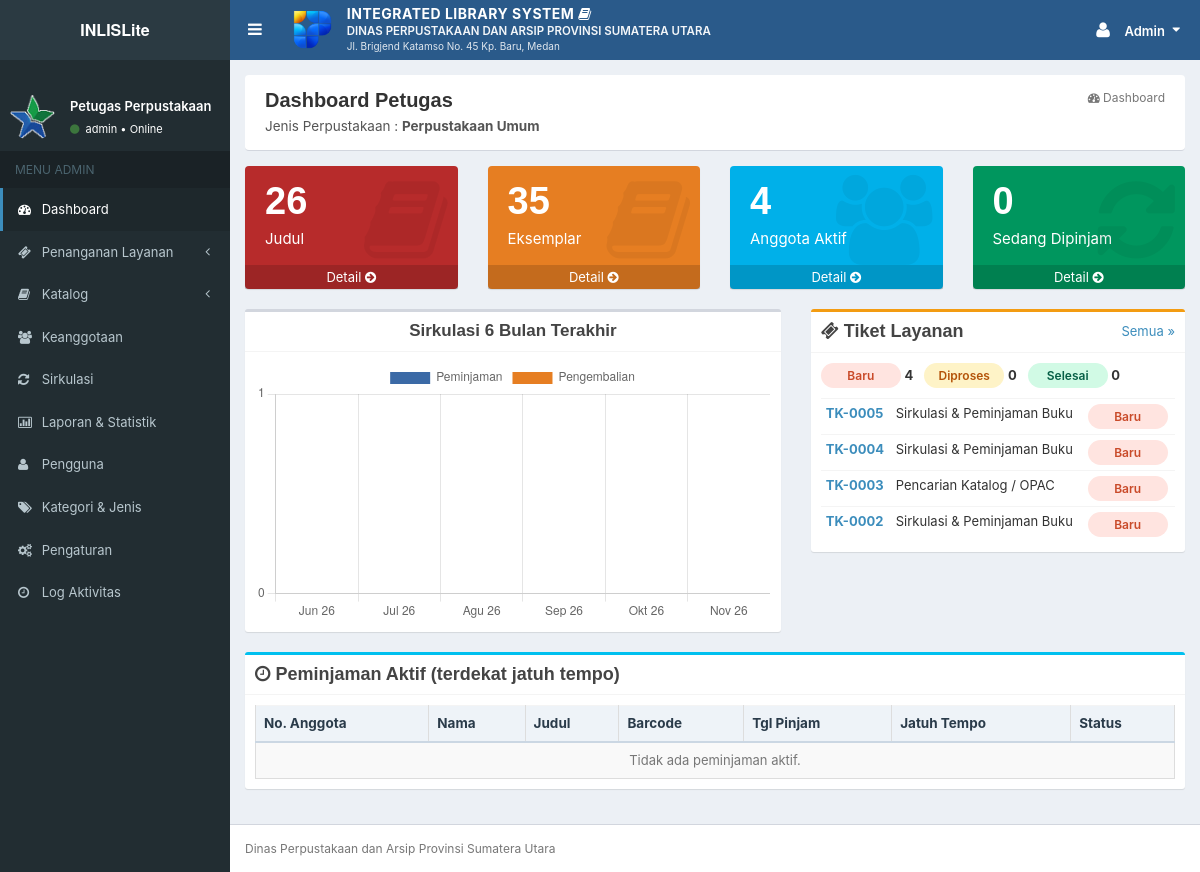
/admin/index.php (signed in), run on the app's committed database.
### tables this page shows
CREATE TABLE `users` (
  `id_user` int(10) UNSIGNED NOT NULL,
  `nama` varchar(100) NOT NULL,
  `username` varchar(50) NOT NULL,
  `email` varchar(100) DEFAULT NULL,
  `password` varchar(255) NOT NULL COMMENT 'hash bcrypt (password_hash)',
  `peran` enum('Admin','Pemustaka','Pimpinan') NOT NULL,
  `status` enum('Aktif','Nonaktif') NOT NULL DEFAULT 'Aktif',
  `last_login` datetime DEFAULT NULL,
  `created_at` datetime NOT NULL DEFAULT current_timestamp(),
  `updated_at` datetime NOT NULL DEFAULT current_timestamp() ON UPDATE current_timestamp()
);

CREATE TABLE `tiket_insiden` (
  `id_tiket` int(10) UNSIGNED NOT NULL,
  `nomor_tiket` varchar(20) NOT NULL,
  `id_pelapor` int(10) UNSIGNED NOT NULL,
  `id_admin` int(10) UNSIGNED DEFAULT NULL,
  `jenis` varchar(60) NOT NULL,
  `kategori` varchar(60) NOT NULL,
  `urgensi` enum('Rendah','Sedang','Tinggi') NOT NULL DEFAULT 'Rendah',
  `deskripsi` text NOT NULL,
  `kontak` varchar(100) DEFAULT NULL,
  `status` enum('Baru','Diproses','Selesai') NOT NULL DEFAULT 'Baru',
  `penanganan` text DEFAULT NULL COMMENT 'catatan penanganan / solusi',
  `tanggal_diproses` datetime DEFAULT NULL,
  `tanggal_selesai` datetime DEFAULT NULL,
  `rating` tinyint(3) UNSIGNED DEFAULT NULL COMMENT 'kepuasan pemustaka 1-5',
  `ulasan` varchar(255) DEFAULT NULL,
  `tanggal_dibuat` datetime NOT NULL DEFAULT current_timestamp(),
  `updated_at` datetime NOT NULL DEFAULT current_timestamp() ON UPDATE current_timestamp()
);

### admin/index.php (the view, shortened to what the rows shown need)
<?php
require dirname(__DIR__) . '/app/bootstrap.php';
require APP_ROOT . '/app/views/layout.php';
Auth::wajib(['Admin']);
$ring = PermintaanLayanan::ringkasStatus();
$terbaru = PermintaanLayanan::daftar(['urut_baru' => true], 5, 0);
$bulanData = Laporan::sirkulasi(date('Y-m-01', strtotime('-5 months')), date('Y-m-d', strtotime('first day of next month')));
$lb = array_map(fn($r) => Laporan::namaBulan($r['bulan']), $bulanData['per_bulan']);
$js = 'new Chart(document.getElementById("grafik"),{type:"bar",data:{labels:' . json_encode($lb) . ',datasets:['
    . '{label:"Peminjaman",data:' . json_encode(array_column($bulanData['per_bulan'], 'pinjam')) . ',backgroundColor:"#3b6aa6"},'
    . '{label:"Pengembalian",data:' . json_encode(array_column($bulanData['per_bulan'], 'kembali')) . ',backgroundColor:"#e67e22"}]},'
    . 'options:{responsive:true,maintainAspectRatio:false,scales:{y:{beginAtZero:true,ticks:{precision:0}}}}});';
tampil_header('Dashboard Petugas', 'dashboard', ['ikon' => 'dashboard', 'crumb' => 'Dashboard', 'sub' => 'Jenis Perpustakaan : <strong>Perpustakaan Umum</strong>']);
?>
<div class="row">
    <div class="col-md-5">
        <div class="box box-warning">
            <div class="box-body">
                <p><?= badge_status('Baru') ?> <b><?= $ring['baru'] ?></b> &nbsp; <?= badge_status('Diproses') ?> <b><?= $ring['diproses'] ?></b> &nbsp; <?= badge_status('Selesai') ?> <b><?= $ring['selesai'] ?></b></p>
                <table class="table table-condensed" style="margin:0">
                    <?php foreach ($terbaru as $t): ?>
                        <tr><td><a href="<?= e(url('admin/tiket_detail.php?id=' . (int)$t['id_tiket'])) ?>"><b><?= e($t['nomor_tiket']) ?></b></a></td>
                            <td><?= e($t['kategori']) ?></td><td><?= badge_status($t['status']) ?></td></tr>
                    <?php endforeach; ?>
                </table>
            </div>
        </div>
    </div>
</div>
<div class="box box-info">
    <div class="box-body table-responsive">
        <table class="table table-bordered table-striped">
            <thead><tr><th>No. Anggota</th><th>Nama</th><th>Judul</th><th>Barcode</th><th>Tgl Pinjam</th><th>Jatuh Tempo</th><th>Status</th></tr></thead>
        </table>
    </div>
</div>
<?php tampil_footer(['chart.min.js'], $js);

### app/views/layout.php (shortened to what the rows shown need)
<?php
function tampil_header(string $judul, string $aktif = '', array $opsi = []): void
{
    $u = Auth::user();
    $peran = $u['peran'] ?? 'Pemustaka';
    ?>
<!DOCTYPE html>
<html lang="id">
<head>
    <link href="<?= e(asset('css/bootstrap.css')) ?>" rel="stylesheet">
    <link href="<?= e(asset('css/font-awesome.min.css')) ?>" rel="stylesheet">
    <link href="<?= e(asset('css/AdminLTE.css')) ?>" rel="stylesheet">
    <link href="<?= e(asset('css/_all-skins.css')) ?>" rel="stylesheet">
    <link href="<?= e(asset('css/sweetalert.css')) ?>" rel="stylesheet">
    <link href="<?= e(asset('css/app.css')) ?>" rel="stylesheet">
</head>
<body class="skin-blue sidebar-mini">
<div class="wrapper">
    <header class="main-header no-print">
        <nav class="navbar navbar-static-top" style="background-color:#2a5a8a;min-height:60px;">
            <div class="navbar-custom-menu">
                <ul class="nav navbar-nav" style="padding-top:5px;">
                    <li class="dropdown user user-menu">
                        <a href="#" class="dropdown-toggle" data-toggle="dropdown" style="padding-top:15px;padding-bottom:15px;" aria-label="Menu akun">
                            <i class="fa fa-user fa-lg"></i>
                            <span class="hidden-xs nama-user"><?= e($u['nama'] ?? '') ?></span>
                            <i class="fa fa-caret-down" style="margin-left:4px;"></i>
                        </a>
                    </li>
                </ul>
            </div>
        </nav>
    </header>
    <aside class="main-sidebar no-print">
        <section class="sidebar">
            <div class="user-panel">
                <div class="pull-left info">
                    <p><?= e($peran === 'Admin' ? 'Petugas Perpustakaan' : ($peran === 'Pimpinan' ? 'Pimpinan / Kepala Dinas' : 'Pemustaka')) ?></p>
                    <a href="#"><i class="fa fa-circle text-success"></i> <?= e($u['username'] ?? '') ?> &bull; Online</a>
                </div>
            </div>
        </section>
    </aside>
    <div class="content-wrapper" style="background-color:#ecf0f5;">
        <section class="content" style="padding-top:15px;">
    <?php
}
function tampil_footer(array $skrip = [], string $inline = ''): void
{
    ?>
        </section>
    </div>
</div>
<?php if ($inline !== ''): ?><script>
<?= $inline  ?>
</script><?php endif; ?>
</body>
</html>
    <?php
}

### app/helpers.php (shortened to what the rows shown need)
<?php
function e($v): string
{
    return htmlspecialchars((string)($v ?? ''), ENT_QUOTES | ENT_SUBSTITUTE, 'UTF-8');
}
function url(string $path = ''): string
{
    return BASE_URL . '/' . ltrim($path, '/');
}
function asset(string $path): string
{
    return url('assets/' . ltrim($path, '/'));
}
function badge_status(string $status): string
{
    $map = [
        'Baru' => 'baru', 'Diproses' => 'diproses', 'Selesai' => 'selesai', 'Dianalisis' => 'diproses',
    ];
    $c = $map[$status] ?? 'selesai';
    return '<span class="status-badge ' . $c . '">' . e($status) . '</span>';
}

### data on the page
users: nama "Admin", username "admin"
tiket_insiden: nomor_tiket "TK-0005", kategori "Sirkulasi & Peminjaman Buku", status "Baru"
tiket_insiden: nomor_tiket "TK-0004", kategori "Sirkulasi & Peminjaman Buku", status "Baru"
tiket_insiden: nomor_tiket "TK-0003", kategori "Pencarian Katalog / OPAC", status "Baru"
tiket_insiden: nomor_tiket "TK-0002", kategori "Sirkulasi & Peminjaman Buku", status "Baru"

### other printed values
mb_strtoupper($nmPerpus) "DINAS PERPUSTAKAAN DAN ARSIP PROVINSI SUMATERA UTARA"
$alamat "Jl. Brigjend Katamso No. 45 Kp. Baru, Medan"
mb_strtoupper($peran) "ADMIN"
$m[0] "Dashboard"
$m[0] "Penanganan Layanan"
$m[0] "Katalog"
$m[0] "Keanggotaan"
$m[0] "Sirkulasi"
$m[0] "Laporan & Statistik"
$m[0] "Pengguna"
$m[0] "Kategori & Jenis"
$m[0] "Pengaturan"
$m[0] "Log Aktivitas"
$opsi['crumb'] "Dashboard"
$judul "Dashboard Petugas"
